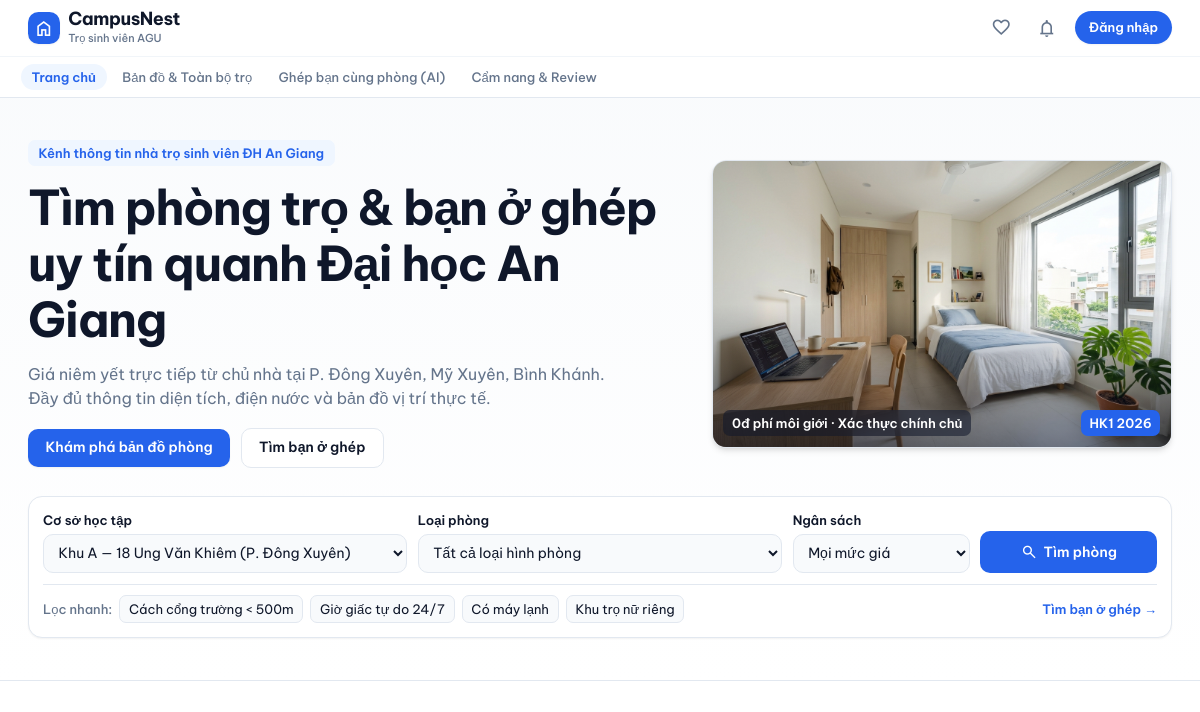
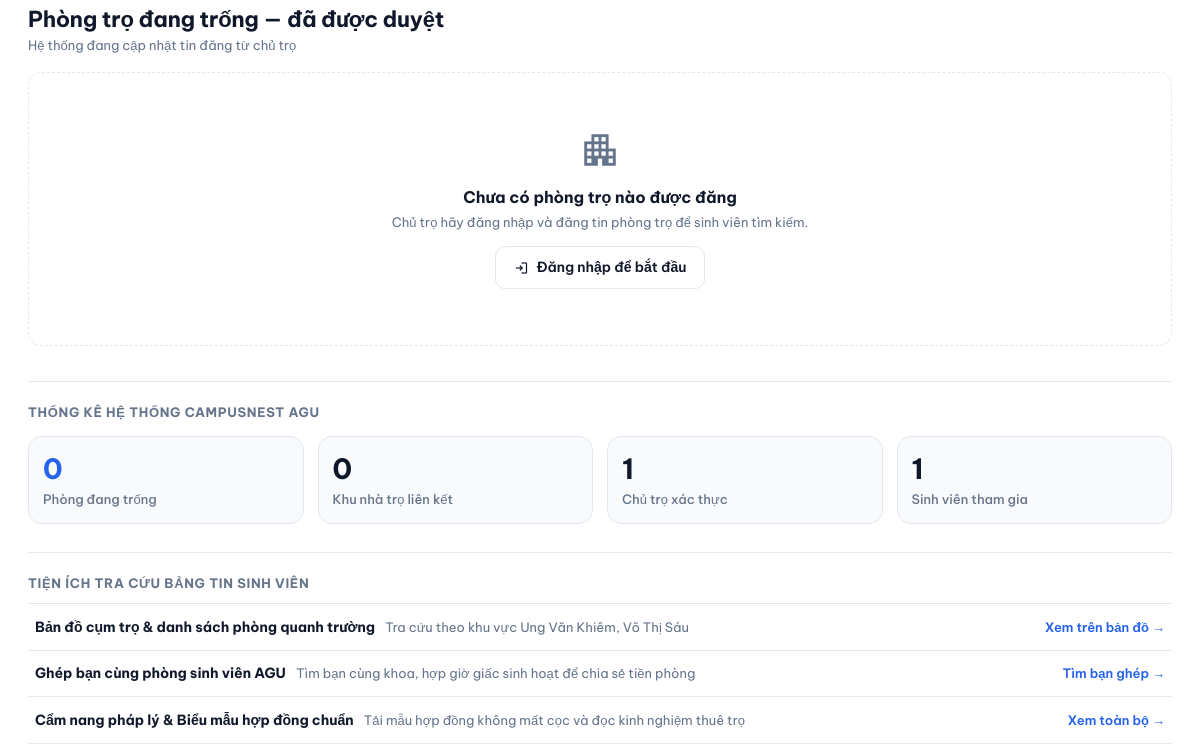
Before: / (upper part) with the older database file (2 pictures, top to bottom).
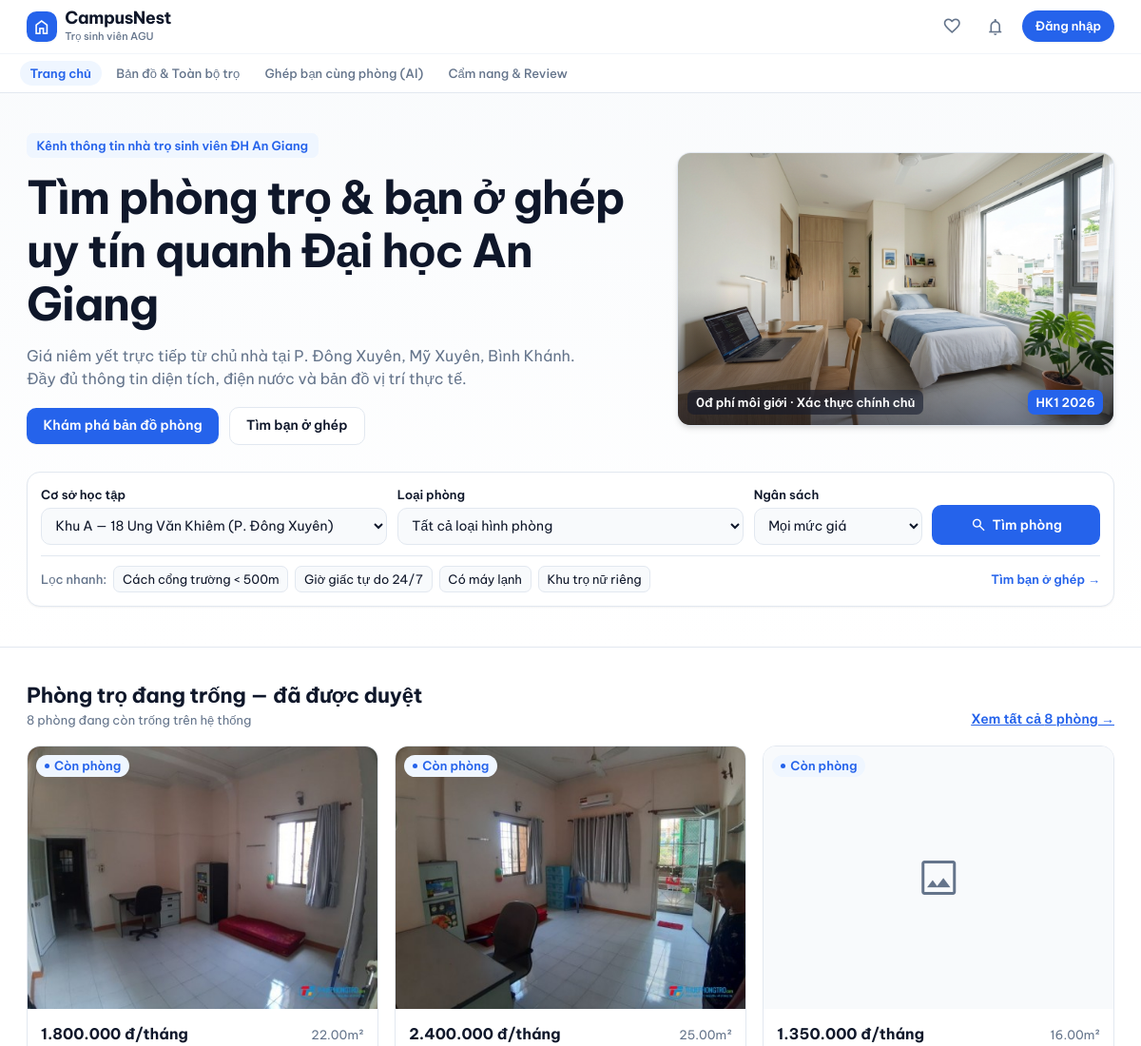
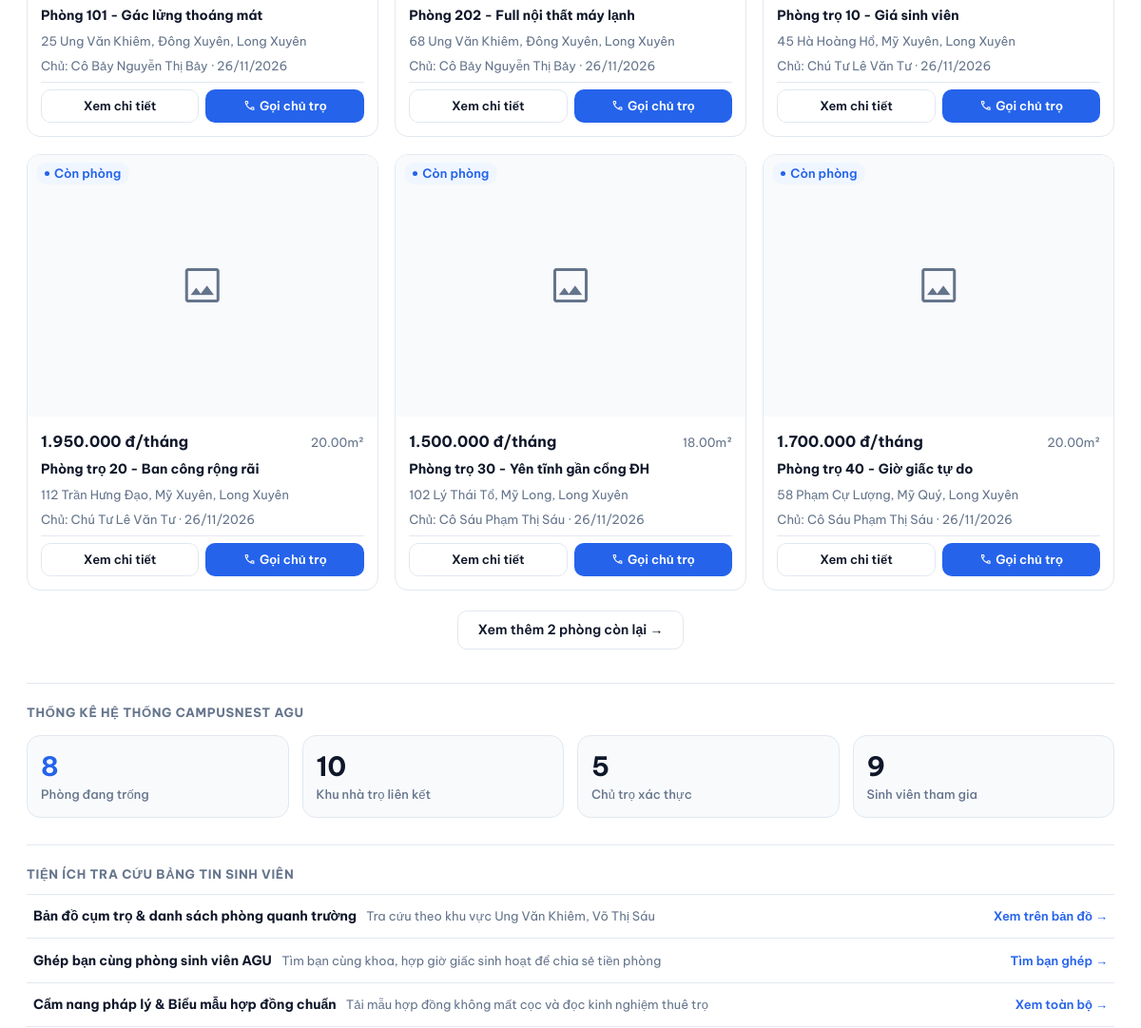
After: the same page with the newer database file (2 pictures, top to bottom).
### tables this page shows
CREATE TABLE PhongTro (
    MaPhong INT AUTO_INCREMENT PRIMARY KEY,
    MaNhaTro INT NOT NULL,
    TenPhong VARCHAR(100) NOT NULL,
    GiaThue DECIMAL(12,2) NOT NULL,
    DienTich DECIMAL(6,2),
    TienDien DECIMAL(10,2),
    TienNuoc DECIMAL(10,2),
    TienWifi DECIMAL(10,2) DEFAULT 0,
    ChiPhiKhac TEXT,
    MoTa TEXT,
    
     
    TrangThai ENUM('ConPhong', 'DaThue', 'DangBaoTri') DEFAULT 'ConPhong',
    
     
    TrangThaiDuyet ENUM('ChoDuyet', 'DaDuyet', 'TuChoi') DEFAULT 'ChoDuyet',
    
    NgayDang DATETIME DEFAULT CURRENT_TIMESTAMP,
    NgayCapNhat DATETIME DEFAULT CURRENT_TIMESTAMP ON UPDATE CURRENT_TIMESTAMP,

    FOREIGN KEY (MaNhaTro)
        REFERENCES NhaTro(MaNhaTro)
        ON DELETE CASCADE
);

CREATE TABLE NhaTro (
    MaNhaTro INT AUTO_INCREMENT PRIMARY KEY,
    MaChuTro INT NOT NULL,
    TenNhaTro VARCHAR(150) NOT NULL,
    DiaChi VARCHAR(255) NOT NULL,
    MoTa TEXT,
    ViDo DECIMAL(10,7),           
    KinhDo DECIMAL(10,7),         
    NgayTao DATETIME DEFAULT CURRENT_TIMESTAMP,

    FOREIGN KEY (MaChuTro) 
        REFERENCES NguoiDung(MaNguoiDung) 
        ON DELETE CASCADE
);

CREATE TABLE NguoiDung (
    MaNguoiDung INT AUTO_INCREMENT PRIMARY KEY,
    HoTen VARCHAR(100) NOT NULL,
    SoDienThoai VARCHAR(15),
    Email VARCHAR(100) UNIQUE NOT NULL,
    MatKhau VARCHAR(255) NOT NULL,
    AnhDaiDien VARCHAR(255) DEFAULT 'assets/images/default-avatar.png',
    VaiTro ENUM('SinhVien', 'ChuTro', 'QuanTriVien') DEFAULT 'SinhVien',
    
     
    SoCCCD VARCHAR(20),
    AnhXacThucCCCD VARCHAR(255),
    DaXacThucChinhChu BOOLEAN DEFAULT FALSE,
    
    TrangThai ENUM('HoatDong', 'BiKhoa') DEFAULT 'HoatDong',
    NgayTao DATETIME DEFAULT CURRENT_TIMESTAMP
);

### cauhinh/auth.php (called while the page is built, shortened)
<?php
function daDangNhap(): bool
{
    return isset($_SESSION['nguoidung']['mannd'])
        && !empty($_SESSION['nguoidung']['mannd']);
}

### index.php (the view, shortened to what the changed rows need)
<?php
include_once __DIR__ . '/dungchung/header.php';
?>
<section class="w-full border-b border-border-warm bg-gradient-to-b from-slate-50/80 to-white py-10 sm:py-12 px-4 sm:px-6 lg:px-8">
  <div class="max-w-[1280px] mx-auto space-y-8">
    <div class="grid grid-cols-1 lg:grid-cols-12 gap-8 items-center">
      <div class="lg:col-span-7 space-y-4">
        <h1 class="text-3xl sm:text-4xl font-bold text-text-main tracking-tight leading-tight">
          Tìm phòng trọ &amp; bạn ở ghép uy tín quanh Đại học An Giang
        </h1>
      </div>
    </div>
  </div>
</section>
<section class="w-full py-10 px-4 sm:px-6 lg:px-8">
  <div class="max-w-[1280px] mx-auto">
    <?php
    require_once __DIR__ . '/cauhinh/database.php';
    require_once __DIR__ . '/cauhinh/auth.php';
    $sqlPhong = "
        SELECT p.MaPhong, p.TenPhong, p.GiaThue, p.DienTich, p.TrangThai, p.NgayDang,
               p.TienDien, p.MoTa,
               n.TenNhaTro, n.DiaChi,
               u.HoTen AS TenChuTro, u.SoDienThoai,
               (SELECT h.DuongDan FROM HinhAnhPhongTro h WHERE h.MaPhong = p.MaPhong AND h.LaAnhChinh = 1 LIMIT 1) AS AnhChinh
        FROM PhongTro p
        JOIN NhaTro n ON p.MaNhaTro = n.MaNhaTro
        JOIN NguoiDung u ON n.MaChuTro = u.MaNguoiDung
        WHERE p.TrangThaiDuyet = 'DaDuyet' AND p.TrangThai = 'ConPhong'
        ORDER BY p.NgayDang DESC
        LIMIT 6
    ";
    $resPhong  = $conn->query($sqlPhong);
    $dsPhong   = $resPhong ? $resPhong->fetch_all(MYSQLI_ASSOC) : [];
    $kpiRow = $conn->query("SELECT COUNT(*) AS tong FROM PhongTro WHERE TrangThaiDuyet='DaDuyet' AND TrangThai='ConPhong'");
    $tongPhong = $kpiRow ? (int)$kpiRow->fetch_assoc()['tong'] : 0;
    $kpiNhaTro = $conn->query("SELECT COUNT(*) AS tong FROM NhaTro");
    $tongNhaTro = $kpiNhaTro ? (int)$kpiNhaTro->fetch_assoc()['tong'] : 0;
    $kpiChuTro = $conn->query("SELECT COUNT(*) AS tong FROM NguoiDung WHERE VaiTro = 'ChuTro'");
    $tongChuTro = $kpiChuTro ? (int)$kpiChuTro->fetch_assoc()['tong'] : 0;
    $kpiSinhVien = $conn->query("SELECT COUNT(*) AS tong FROM NguoiDung WHERE VaiTro = 'SinhVien'");
    $tongSinhVien = $kpiSinhVien ? (int)$kpiSinhVien->fetch_assoc()['tong'] : 0;
    ?>
    <div class="flex flex-col sm:flex-row sm:items-end justify-between gap-2 mb-5">
      <div>
        <h2 class="text-xl font-bold text-text-main">Phòng trọ đang trống — đã được duyệt</h2>
        <p class="text-xs text-text-sub mt-0.5">
          <?= $tongPhong > 0 ? $tongPhong . ' phòng đang còn trống trên hệ thống' : 'Hệ thống đang cập nhật tin đăng từ chủ trọ' ?>
        </p>
      </div>
      <?php if ($tongPhong > 0): ?>
      <a href="/DoAn_TimNhaTroSV_QLDAPM/danhsach.php" class="text-sm font-semibold text-accent underline self-start sm:self-auto tnum">
        Xem tất cả <?= $tongPhong ?> phòng →
      </a>
      <?php endif; ?>
    </div>
    <?php if (empty($dsPhong)): ?>
    <div class="py-16 text-center space-y-4 bg-bg-main rounded-card border border-border-warm border-dashed">
      <span class="material-symbols-outlined text-5xl text-text-sub block mx-auto">apartment</span>
      <div>
        <p class="text-base font-bold text-text-main">Chưa có phòng trọ nào được đăng</p>
        <p class="text-xs text-text-sub mt-1">Chủ trọ hãy đăng nhập và đăng tin phòng trọ để sinh viên tìm kiếm.</p>
      </div>
      <?php if (daDangNhap() && coVaiTro('ChuTro')): ?>
      <a href="/DoAn_TimNhaTroSV_QLDAPM/chutro/dangtin.php"
         class="inline-flex items-center gap-2 px-5 py-2.5 rounded-btn bg-accent text-white font-semibold text-sm transition-all duration-200 hover:opacity-90">
        <span class="material-symbols-outlined text-base">post_add</span>Đăng tin phòng trọ ngay
      </a>
      <?php else: ?>
      <a href="/DoAn_TimNhaTroSV_QLDAPM/taikhoan/dangnhap.php"
         class="inline-flex items-center gap-2 px-5 py-2.5 rounded-btn border border-border-warm bg-bg-main text-text-main font-semibold text-sm transition-all duration-200 hover:bg-bg-sub">
        <span class="material-symbols-outlined text-base">login</span>Đăng nhập để bắt đầu
      </a>
      <?php endif; ?>
    </div>
    <?php else: ?>
    <div class="grid grid-cols-1 sm:grid-cols-2 lg:grid-cols-3 gap-5">
      <?php foreach ($dsPhong as $p):
        $gia     = number_format($p['GiaThue'], 0, ',', '.');
        $dien    = $p['DienTich'] ? $p['DienTich'] . 'm²' : '—';
        $diachi  = mb_strimwidth($p['DiaChi'], 0, 60, '…');
        $anh     = $p['AnhChinh'] ?: '';
        $ngayDang = $p['NgayDang'] ? date('d/m/Y', strtotime($p['NgayDang'])) : '—';
        $sdt     = $p['SoDienThoai'] ?? '';
      ?>
      <article class="bg-bg-main rounded-card border border-border-warm card-hover overflow-hidden flex flex-col">
        <div class="relative overflow-hidden aspect-[4/3] w-full bg-bg-sub">
          <a href="/DoAn_TimNhaTroSV_QLDAPM/chitiet.php?id=<?= $p['MaPhong'] ?>">
            <?php if ($anh): ?>
            <img loading="lazy" src="<?= htmlspecialchars($anh) ?>"
                 alt="<?= htmlspecialchars($p['TenPhong']) ?>"
                 onerror="this.onerror=null;this.parentNode.innerHTML='<span class=\'material-symbols-outlined text-text-sub text-4xl absolute inset-0 flex items-center justify-center bg-bg-sub\'>image</span>'"
                 class="w-full h-full object-cover transition-transform duration-300 hover:scale-[1.03]">
            <?php else: ?>
            <div class="w-full h-full flex items-center justify-center bg-bg-sub">
              <span class="material-symbols-outlined text-text-sub text-4xl">image_not_supported</span>
            </div>
            <?php endif; ?>
          </a>
          <span class="absolute top-2.5 left-2.5 px-2.5 py-0.5 rounded-full bg-status-green-bg text-accent text-xs font-semibold inline-flex items-center gap-1.5">
            <span class="w-1.5 h-1.5 rounded-full bg-accent"></span>Còn phòng
          </span>
        </div>
        <div class="p-4 flex flex-col gap-2 flex-1">
          <div class="flex items-baseline justify-between">
            <span class="text-base font-bold text-text-main tnum"><?= $gia ?> đ/tháng</span>
            <span class="text-xs text-text-sub tnum"><?= $dien ?></span>
          </div>
          <a href="/DoAn_TimNhaTroSV_QLDAPM/chitiet.php?id=<?= $p['MaPhong'] ?>">
            <h3 class="text-sm font-bold text-text-main hover:text-accent line-clamp-1"><?= htmlspecialchars($p['TenPhong']) ?></h3>
          </a>
          <p class="text-xs text-text-sub line-clamp-1"><?= htmlspecialchars($diachi) ?></p>
          <p class="text-xs text-text-sub tnum">Chủ: <?= htmlspecialchars($p['TenChuTro']) ?> · <?= $ngayDang ?></p>
          <div class="flex items-center gap-2 pt-2 border-t border-border-warm mt-auto">
            <a href="/DoAn_TimNhaTroSV_QLDAPM/chitiet.php?id=<?= $p['MaPhong'] ?>"
               class="w-1/2 py-2 rounded-btn border border-border-warm bg-bg-main text-text-main font-semibold text-xs card-hover text-center">
              Xem chi tiết
            </a>
            <?php if ($sdt): ?>
            <a href="tel:<?= htmlspecialchars($sdt) ?>"
               class="w-1/2 py-2 rounded-btn bg-accent text-white font-semibold text-xs text-center flex items-center justify-center gap-1">
              <span class="material-symbols-outlined text-sm">call</span>Gọi chủ trọ
            </a>
            <?php endif; ?>
          </div>
        </div>
      </article>
      <?php endforeach; ?>
    </div>
    <?php if ($tongPhong > 6): ?>
    <div class="mt-6 text-center">
      <a href="/DoAn_TimNhaTroSV_QLDAPM/danhsach.php"
         class="inline-flex items-center gap-2 px-6 py-2.5 rounded-btn border border-border-warm bg-bg-main text-text-main font-semibold text-sm card-hover transition-all duration-200">
        Xem thêm <?= $tongPhong - 6 ?> phòng còn lại →
      </a>
    </div>
    <?php endif; ?>
    <?php endif; ?>
    <div class="mt-10 pt-6 border-t border-border-warm">
      <div class="grid grid-cols-2 lg:grid-cols-4 gap-3 sm:gap-4">
        <div class="bg-bg-sub border border-border-warm rounded-card p-4">
          <p class="text-2xl font-bold text-accent tnum leading-tight"><?= $tongPhong ?></p>
          <p class="text-xs text-text-sub mt-1 font-medium">Phòng đang trống</p>
        </div>
        <div class="bg-bg-sub border border-border-warm rounded-card p-4">
          <p class="text-2xl font-bold text-text-main tnum leading-tight"><?= $tongNhaTro ?></p>
          <p class="text-xs text-text-sub mt-1 font-medium">Khu nhà trọ liên kết</p>
        </div>
        <div class="bg-bg-sub border border-border-warm rounded-card p-4">
          <p class="text-2xl font-bold text-text-main tnum leading-tight"><?= $tongChuTro ?></p>
          <p class="text-xs text-text-sub mt-1 font-medium">Chủ trọ xác thực</p>
        </div>
        <div class="bg-bg-sub border border-border-warm rounded-card p-4">
          <p class="text-2xl font-bold text-text-main tnum leading-tight"><?= $tongSinhVien ?></p>
          <p class="text-xs text-text-sub mt-1 font-medium">Sinh viên tham gia</p>
        </div>
      </div>
    </div>
  </div>
</section>
<?php include_once __DIR__ . '/dungchung/footer.php'; ?>

Changed rows visible on the page:
added phongtro: shows a picture, GiaThue "1.800.000", DienTich "22.00m²", TenPhong "Phòng 101 - Gác lửng thoáng mát", MaNhaTro.DiaChi "25 Ung Văn Khiêm, Đông Xuyên, Long Xuyên", nguoidung.HoTen "Cô Bảy Nguyễn Thị Bảy", NgayDang "26/11/2026"
added phongtro: shows a picture, GiaThue "2.400.000", DienTich "25.00m²", TenPhong "Phòng 202 - Full nội thất máy lạnh", MaNhaTro.DiaChi "68 Ung Văn Khiêm, Đông Xuyên, Long Xuyên", nguoidung.HoTen "Cô Bảy Nguyễn Thị Bảy", NgayDang "26/11/2026"
added phongtro: GiaThue "1.350.000", DienTich "16.00m²", TenPhong "Phòng trọ 10 - Giá sinh viên", MaNhaTro.DiaChi "45 Hà Hoàng Hổ, Mỹ Xuyên, Long Xuyên", nguoidung.HoTen "Chú Tư Lê Văn Tư", NgayDang "26/11/2026"
added phongtro: GiaThue "1.950.000", DienTich "20.00m²", TenPhong "Phòng trọ 20 - Ban công rộng rãi", MaNhaTro.DiaChi "112 Trần Hưng Đạo, Mỹ Xuyên, Long Xuyên", nguoidung.HoTen "Chú Tư Lê Văn Tư", NgayDang "26/11/2026"
added phongtro: GiaThue "1.500.000", DienTich "18.00m²", TenPhong "Phòng trọ 30 - Yên tĩnh gần cổng ĐH", MaNhaTro.DiaChi "102 Lý Thái Tổ, Mỹ Long, Long Xuyên", nguoidung.HoTen "Cô Sáu Phạm Thị Sáu", NgayDang "26/11/2026"
added phongtro: GiaThue "1.700.000", DienTich "20.00m²", TenPhong "Phòng trọ 40 - Giờ giấc tự do", MaNhaTro.DiaChi "58 Phạm Cự Lượng, Mỹ Quý, Long Xuyên", nguoidung.HoTen "Cô Sáu Phạm Thị Sáu", NgayDang "26/11/2026"
Other visible differences:
$tongPhong: (not shown) → "8"
$tongPhong - 6: (not shown) → "2"
$tongPhong: "0" → "8"
$tongNhaTro: "0" → "10"
$tongChuTro: "1" → "5"
$tongSinhVien: "1" → "9"
text no longer shown: "Hệ thống đang cập nhật tin đăng từ chủ trọ apartment Chưa có phòng trọ nào được đăng Chủ trọ hãy đăng nhập và đăng tin phòng trọ để sinh viên tìm kiếm. Đăng nhập để bắt đầu"
text now shown: "phòng đang còn trống trên hệ thống Xem tất cả phòng → Xem thêm phòng còn lại →"
